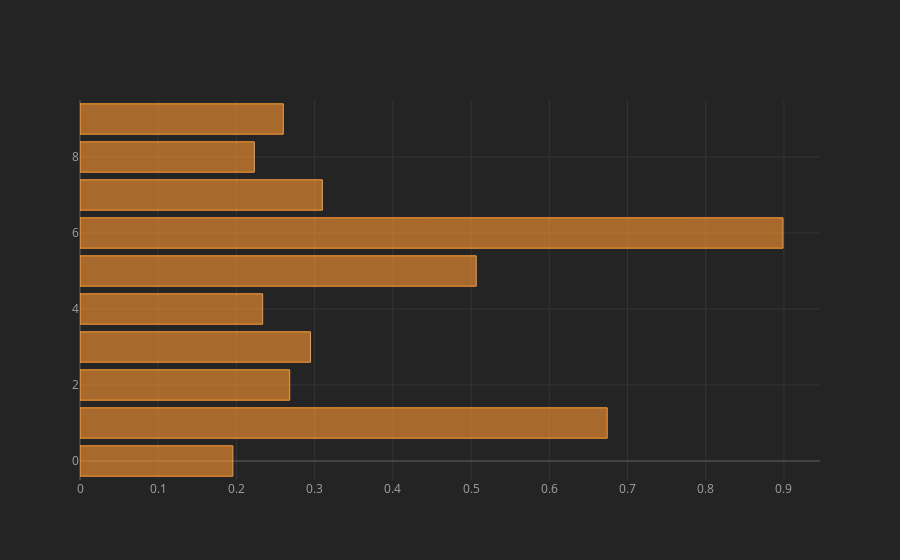

The cell this chart's notebook holds for it:
### Code cell
df['A'].iplot(kind='barh')

### Figure 1 — Plotly figure (JSON) as saved in the notebook; plotly's stock layout.template omitted (floating-point values rounded to 4 significant figures)
{"data": [{"marker": {"color": "rgba(255, 153, 51, 0.6)", "line": {"color": "rgba(255, 153, 51, 1.0)", "width": 1}}, "name": "A", "orientation": "h", "text": "", "type": "bar", "x": [0.1954, 0.674, 0.2681, 0.2948, 0.2336, 0.5066, 0.8988, 0.3099, 0.2229, 0.2599], "y": [0, 1, 2, 3, 4, 5, 6, 7, 8, 9]}], "layout": {"legend": {"bgcolor": "#242424", "font": {"color": "#F4F4F4"}}, "paper_bgcolor": "#242424", "plot_bgcolor": "#242424", "title": {"font": {"color": "#F4F4F4"}}, "xaxis": {"gridcolor": "#343434", "showgrid": true, "tickfont": {"color": "#A4A4A4"}, "title": {"font": {"color": "#A4A4A4"}, "text": ""}, "zerolinecolor": "#444444"}, "yaxis": {"gridcolor": "#343434", "showgrid": true, "tickfont": {"color": "#A4A4A4"}, "title": {"font": {"color": "#A4A4A4"}, "text": ""}, "zerolinecolor": "#444444"}}}
